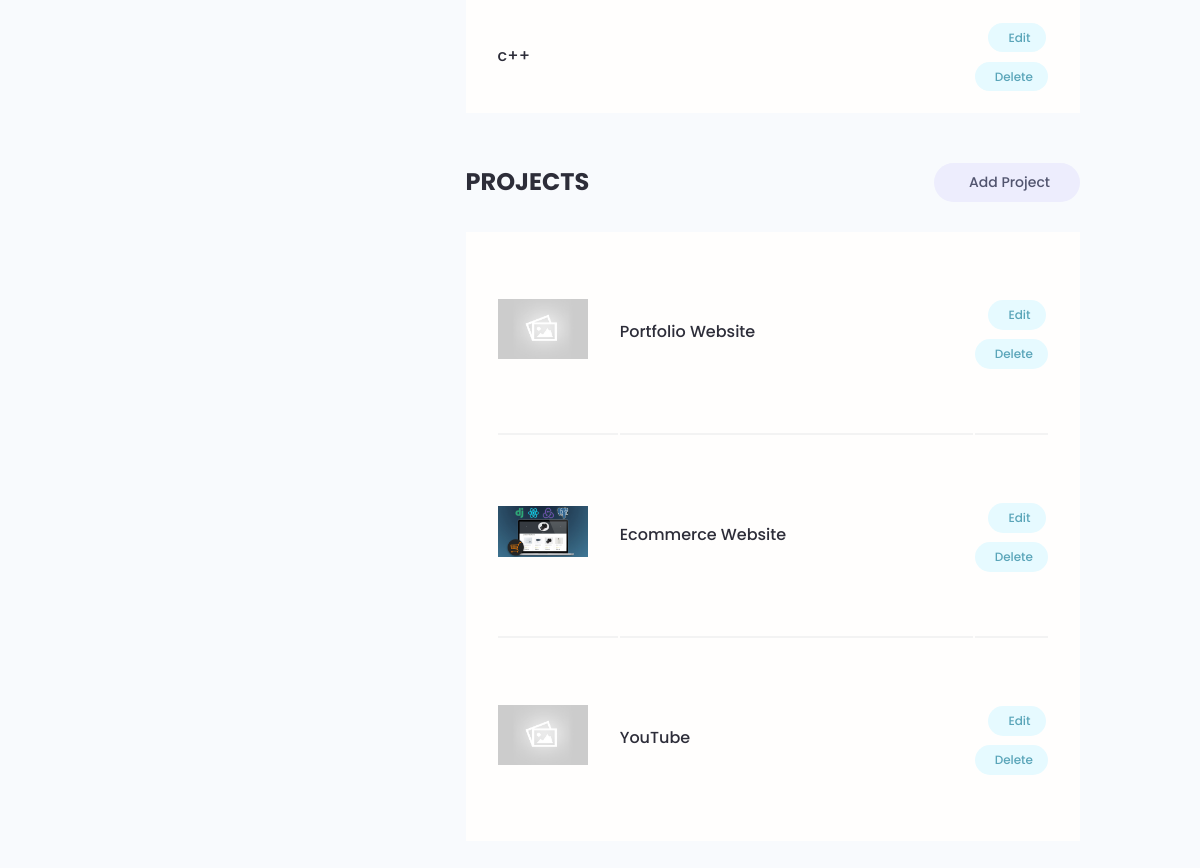
Page /account (signed in, lower part) on the earlier database version.
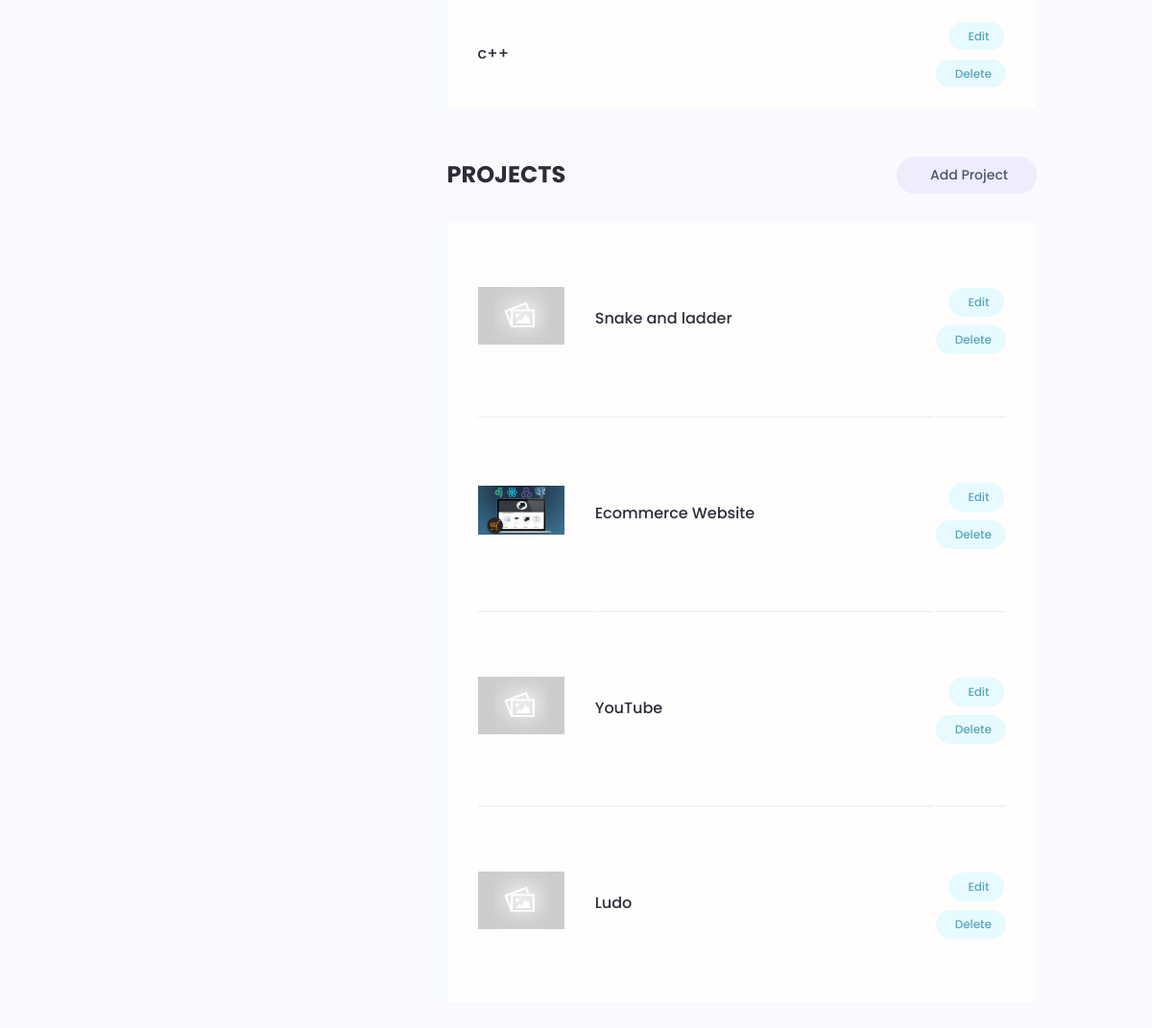
Same page on the later database version.
### users/models.py (models this page shows, shortened)
class Skill(models.Model):
    owner = models.ForeignKey(Profile, on_delete=models.CASCADE,null=True,blank=True)
    name = models.CharField(max_length=200,blank=True,null=True)
    description = models.TextField(blank=True,null=True)
    created = models.DateTimeField(auto_now_add=True)
    id=models.UUIDField(default=uuid.uuid4,unique=True, primary_key=True ,editable=False)

### projects/models.py (models this page shows, shortened)
class Project(models.Model):
    owner = models.ForeignKey(Profile, on_delete=models.SET_NULL,null=True,blank=True)
    title=models.CharField(max_length=50)
    desc=models.TextField(null=True ,blank=True)
    featured_image = models.ImageField(null=True,blank=True,default = "default.jpg")
    demo_link=models.CharField(max_length=2000,null=True , blank=True)
    source_link=models.CharField(max_length=2000,null=True , blank=True)
    tags = models.ManyToManyField('Tag',blank=True)
    vote_total=models.IntegerField(default= 0,null=True ,blank=True)
    vote_ratio=models.IntegerField(default= 0,null=True ,blank=True)
    id=models.UUIDField(default=uuid.uuid4,unique=True, primary_key=True ,editable=False)

### users/views.py (the view)
# urls.py: path('account',views.userviews,name='account'),
@login_required(login_url='login')
def userviews(request):
    profile=request.user.profile
    skills=profile.skill_set.all()
    projects=profile.project_set.all()
    context={'profile':profile,'skills':skills,'projects':projects}
    return render(request,'users/account.html',context)

### users/templates/users/account.html (shortened to what this page needs)
{% extends 'main.html' %}
{% block body %}
  <main class="settingsPage profile my-md">
    <div class="container">
      <div class="layout">
        <div class="column column--1of3">
        </div>
        <div class="column column--2of3">
          <table class="settings__table">
              {% for skill in skills%}
              <td class="settings__tableInfo">
                <h4>{{skill.name}}</h4>
              </td>
              <td class="settings__tableActions">
                <a class="tag tag--pill tag--main settings__btn" href="{% url 'update-skill' skill.id %}"> Edit</a>
                <a class="tag tag--pill tag--main settings__btn" href="{% url 'delete-skill' skill.id %}?next=/account">
                  Delete</a>
              </td>
            {% endfor %}
          </table>
          <div class="settings">
            <h3 class="settings__title">Projects</h3>
            <a class="tag tag--pill tag--sub settings__btn tag--lg" href="{% url 'project-form' %}"> Add Project</a>
          </div>
          <table class="settings__table">
            <tr>
              {%for project in projects%}
              <td class="settings__thumbnail">
                <a href="{% url 'project'  project.id %}"><img src="{{project.featured_image.url}}" alt="Project Thumbnail" /></a>
              </td>
              <td class="settings__tableInfo">
                <a href="{% url 'project'  project.id %}">{{project.title}}</a>
              </td>
              <td class="settings__tableActions">
                <a class="tag tag--pill tag--main settings__btn" href="{% url 'update-form' project.id  %}"> Edit</a>
                <a class="tag tag--pill tag--main settings__btn" href="{%url 'delete-form' project.id %}?next=/account">
                  Delete</a>
              </td>
            </tr>
              {% endfor %}
              </table>
        </div>
      </div>
    </div>
  </main>
  {% endblock body %}

Differences in the rows shown:
changed Project: title "Portfolio Website" → "Snake and ladder"
added Project: featured_image (placeholder picture), title "Ludo"
